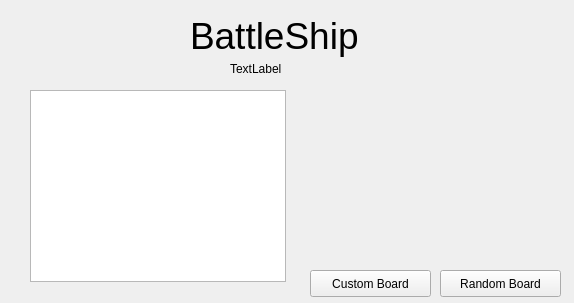
<?xml version="1.0" encoding="UTF-8"?>
<ui version="4.0">
 <class>BattleLocalGame</class>
 <widget class="QWidget" name="BattleLocalGame">
  <property name="geometry">
   <rect>
    <x>0</x>
    <y>0</y>
    <width>574</width>
    <height>303</height>
   </rect>
  </property>
  <property name="windowTitle">
   <string>BattleShip Local 2V2 Game</string>
  </property>
  <widget class="QLabel" name="GameLogo">
   <property name="geometry">
    <rect>
     <x>190</x>
     <y>10</y>
     <width>191</width>
     <height>51</height>
    </rect>
   </property>
   <property name="font">
    <font>
     <pointsize>28</pointsize>
    </font>
   </property>
   <property name="text">
    <string>BattleShip</string>
   </property>
  </widget>
  <widget class="QPushButton" name="RandomButton">
   <property name="geometry">
    <rect>
     <x>440</x>
     <y>270</y>
     <width>121</width>
     <height>27</height>
    </rect>
   </property>
   <property name="text">
    <string>Random Board</string>
   </property>
  </widget>
  <widget class="QLabel" name="label">
   <property name="geometry">
    <rect>
     <x>230</x>
     <y>60</y>
     <width>67</width>
     <height>17</height>
    </rect>
   </property>
   <property name="text">
    <string>TextLabel</string>
   </property>
  </widget>
  <widget class="QPushButton" name="CustomButton">
   <property name="geometry">
    <rect>
     <x>310</x>
     <y>270</y>
     <width>121</width>
     <height>27</height>
    </rect>
   </property>
   <property name="text">
    <string>Custom Board</string>
   </property>
  </widget>
  <widget class="QTextBrowser" name="PlayerGameBoard">
   <property name="geometry">
    <rect>
     <x>30</x>
     <y>90</y>
     <width>256</width>
     <height>192</height>
    </rect>
   </property>
  </widget>
 </widget>
 <resources/>
 <connections/>
</ui>
